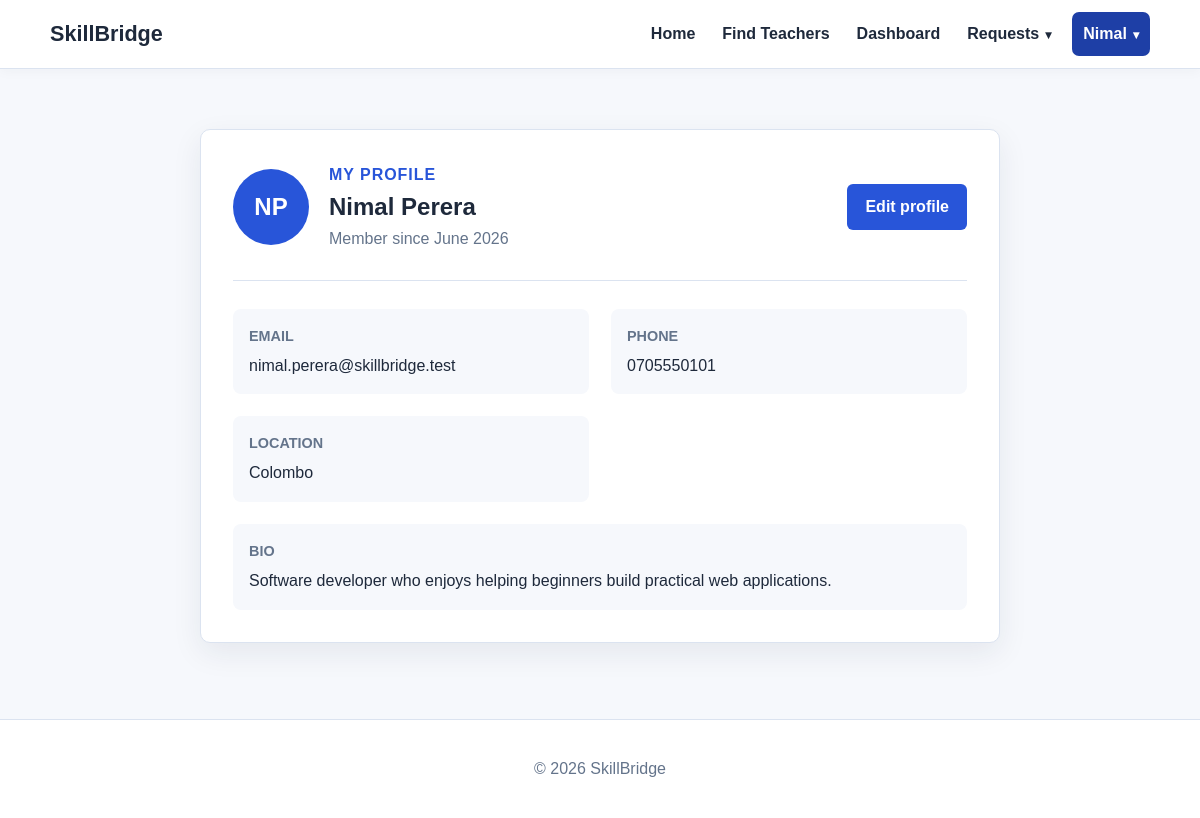
The page /index.php?action=profile (signed in) on the database its author committed.
### tables this page shows
CREATE TABLE users (
    user_id INT AUTO_INCREMENT PRIMARY KEY,
    first_name VARCHAR(50) NOT NULL,
    last_name VARCHAR(50) NOT NULL,
    email VARCHAR(100) NOT NULL UNIQUE,
    password VARCHAR(255) NOT NULL,
    phone VARCHAR(20),
    location VARCHAR(100),
    bio VARCHAR(500),
    profile_image VARCHAR(255),
    role ENUM('user', 'admin') NOT NULL DEFAULT 'user',
    account_status ENUM('active', 'disabled') NOT NULL DEFAULT 'active',
    created_at DATETIME NOT NULL DEFAULT CURRENT_TIMESTAMP
);

### controllers/ProfileController.php (called while the page is built, shortened)
<?php
require_once __DIR__ . '/../models/User.php';
function showProfile()
{
    $user = findUserById($_SESSION['user_id']);
    require __DIR__ . '/../views/profile/view.php';
}

### models/User.php (called while the page is built, shortened)
<?php
function findUserById($userId)
{
    $connection = getDatabaseConnection();
    $statement = $connection->prepare(
        'SELECT user_id, first_name, last_name, email, phone, location, bio,
                profile_image, role, account_status, created_at
         FROM users
         WHERE user_id = ?'
    );
    $statement->bind_param('i', $userId);
    $statement->execute();
    $result = $statement->get_result();
    $user = $result->fetch_assoc();
    return $user ? $user : null;
}

### views/profile/view.php (the view, shortened to what this page needs)
<?php
$firstInitial = strtoupper(substr($user['first_name'], 0, 1));
$lastInitial = strtoupper(substr($user['last_name'], 0, 1));
require __DIR__ . '/../partials/header.php';
?>
<section class="profile-page">
    <div class="container profile-container">
        <div class="profile-card">
            <div class="profile-heading">
                <div class="default-avatar" aria-label="Default profile avatar">
                    <?php echo htmlspecialchars($firstInitial . $lastInitial); ?>
                </div>
                <div>
                    <p class="eyebrow">My profile</p>
                    <h1>
                        <?php echo htmlspecialchars($user['first_name'] . ' ' . $user['last_name']); ?>
                    </h1>
                    <p>Member since <?php echo htmlspecialchars(date('F Y', strtotime($user['created_at']))); ?></p>
                </div>
                <a class="button profile-edit-button" href="index.php?action=edit-profile">Edit profile</a>
            </div>
            <dl class="profile-details">
                <div>
                    <dt>Email</dt>
                    <dd><?php echo htmlspecialchars($user['email']); ?></dd>
                </div>
                <div>
                    <dt>Phone</dt>
                    <dd><?php echo $user['phone'] ? htmlspecialchars($user['phone']) : 'Not provided'; ?></dd>
                </div>
                <div>
                    <dt>Location</dt>
                    <dd><?php echo $user['location'] ? htmlspecialchars($user['location']) : 'Not provided'; ?></dd>
                </div>
                <div class="profile-bio">
                    <dt>Bio</dt>
                    <dd><?php echo $user['bio'] ? nl2br(htmlspecialchars($user['bio'])) : 'Not provided'; ?></dd>
                </div>
            </dl>
        </div>
    </div>
</section>
<?php require __DIR__ . '/../partials/footer.php'; ?>

### assets/css/style.css (style rules this page uses)
:root { --primary: #2855d9; --primary-dark: #1e3fa6; --text: #1e293b; --muted: #64748b; --background: #f6f8fc; --surface: #ffffff; --border: #dbe3f0; --success: #17633a; --danger: #a51d16; --focus: rgba(40, 85, 217, 0.2); }
* { box-sizing: border-box; }
body { margin: 0; min-height: 100vh; color: var(--text); background: var(--background); font-family: Arial, Helvetica, sans-serif; line-height: 1.6; }
a { color: var(--primary); }
.container { width: min(1100px, calc(100% - 40px)); margin: 0 auto; }
.eyebrow { margin-bottom: 8px; color: var(--primary); font-weight: 700; letter-spacing: 0.06em; text-transform: uppercase; }
.button { border: 0; display: inline-block; margin-top: 14px; padding: 10px 18px; color: #ffffff; background: var(--primary); border-radius: 6px; cursor: pointer; font: inherit; font-weight: 600; text-decoration: none; transition: background 0.15s ease, border-color 0.15s ease, transform 0.15s ease; }
.form-page, .dashboard-page, .profile-page, .content-page { min-height: calc(100vh - 150px); padding: 60px 0; }
.profile-container { max-width: 800px; }
.profile-card { padding: 32px; background: var(--surface); border: 1px solid var(--border); border-radius: 10px; box-shadow: 0 10px 30px rgba(30, 41, 59, 0.08); }
.profile-heading { display: grid; grid-template-columns: auto 1fr auto; align-items: center; gap: 20px; padding-bottom: 28px; border-bottom: 1px solid var(--border); }
.profile-heading h1, .profile-heading p { margin: 0; }
.profile-heading p:last-child { color: var(--muted); }
.default-avatar { display: grid; width: 76px; height: 76px; place-items: center; color: #ffffff; background: var(--primary); border-radius: 50%; font-size: 1.5rem; font-weight: 700; }
.profile-edit-button { margin-top: 0; }
.profile-details { display: grid; grid-template-columns: 1fr 1fr; gap: 22px; margin: 28px 0 0; }
.profile-details div { padding: 16px; background: var(--background); border-radius: 8px; }
.profile-details dt { margin-bottom: 5px; color: var(--muted); font-size: 0.9rem; font-weight: 700; text-transform: uppercase; }
.profile-details dd { margin: 0; overflow-wrap: anywhere; }
.profile-details .profile-bio { grid-column: 1 / -1; }

### rows shown on the page
users: first_name+last_name "NP", first_name+last_name "Nimal Perera", created_at "June 2026", email "nimal.perera@skillbridge.test", phone "0705550101", location "Colombo", bio "Software developer who enjoys helping beginners build practical web applications."

### other values the page prints
$_SESSION['first_name'] "Nimal"
